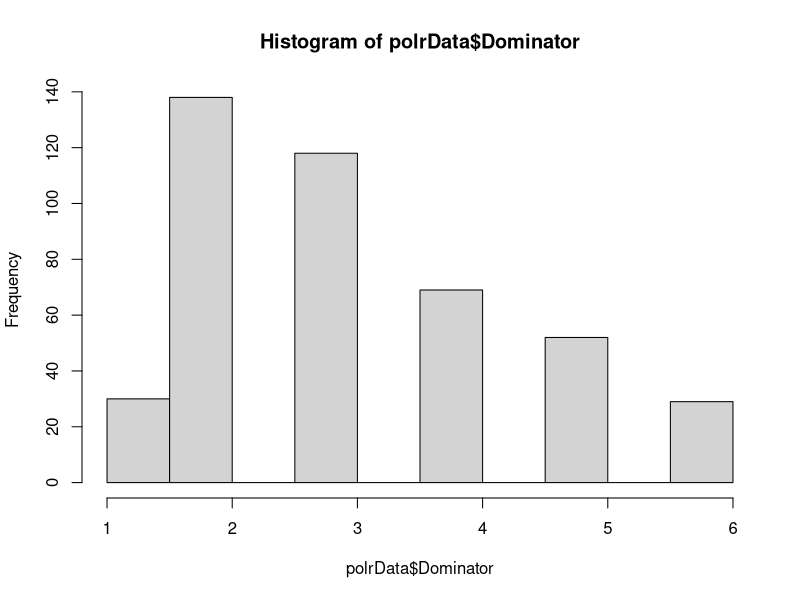
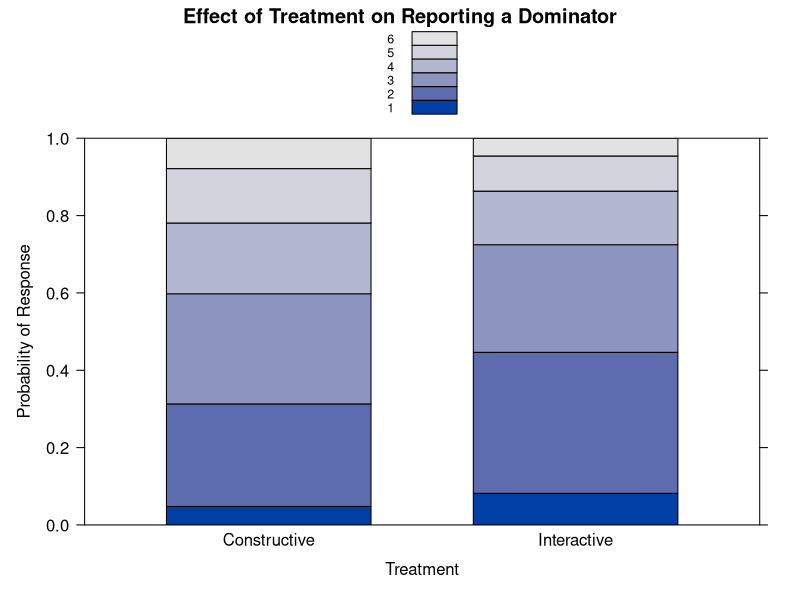
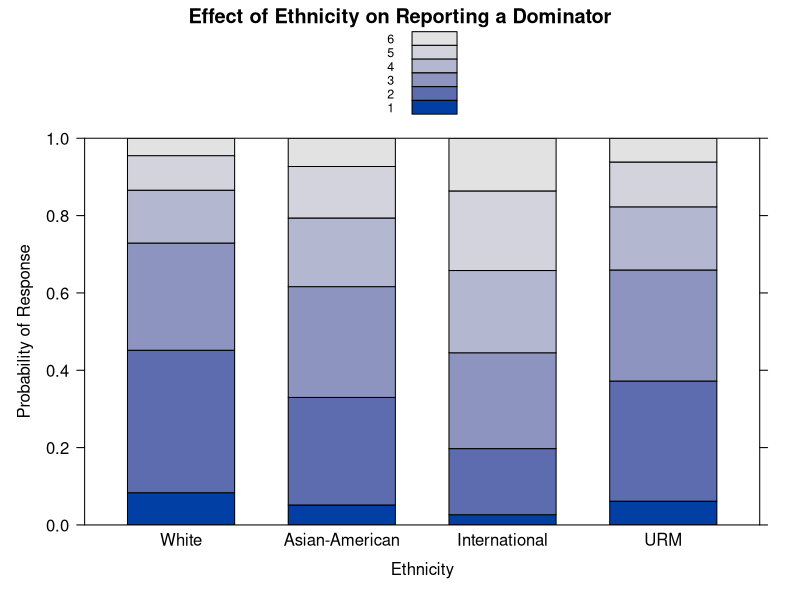
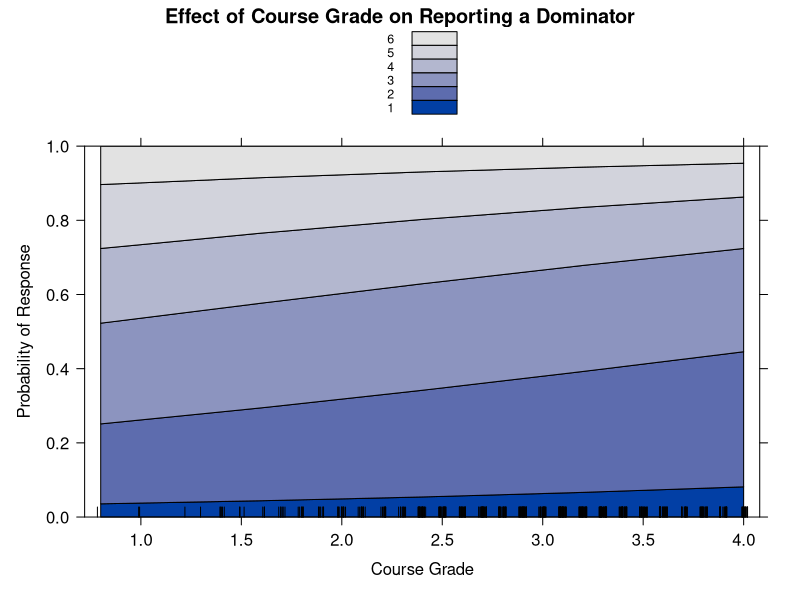

These charts were generated, in order, by the following R code:
## ---- chunk 1
knitr::opts_chunk$set(echo = TRUE)
install.packages("MASS")
install.packages("effects")
install.packages("nnet")
install.packages("Hmisc")

library(MASS)
library(effects)
library(nnet)
library(Hmisc)
library(tidyverse)
## ---- chunk 2
setwd("G:/Shared drives/CEG Two-Stage Exams Analysis/Jackson/beyond-linear-regression/BeyondLinearRegression/Proportional Odds Logistic Regression")
polrData <- read_csv("polrData.csv")
## ---- chunk 3
tibble(polrData)
## ---- chunk 4
hist(polrData$Dominator)
summary(polrData$Dominator)
## ---- chunk 5
polrData$Dominator <- factor(polrData$Dominator)
polrData$Ethnicity <- relevel(as.factor(polrData$Ethnicity), ref="White")
## ---- chunk 6
mod1 <- polr(Dominator ~ Gender + FirstGeneration + CourseGrade + Ethnicity +
             ActivityType +  
             Gender*ActivityType + FirstGeneration*ActivityType + Ethnicity*ActivityType, 
             data=polrData, Hess=T)
summary(mod1)
## ---- chunk 7
mod6 <- polr(Dominator ~  CourseGrade + Ethnicity +
             ActivityType, 
             data=polrData, Hess=T)
summary(mod6)
## ---- chunk 8
MultiNomMod <- multinom(Dominator ~ CourseGrade + Ethnicity + 
                        ActivityType,
                        data = polrData)
AIC(MultiNomMod, mod6)
## ---- chunk 9
sf <- function(y) {
  c('Y>=1' = qlogis(mean(y >= 1)),
    'Y>=2' = qlogis(mean(y >= 2)),
    'Y>=3' = qlogis(mean(y >= 3)),
    'Y>=4' = qlogis(mean(y >= 4)),
    'Y>=5' = qlogis(mean(y >= 5)),
    'Y>=6' = qlogis(mean(y >= 6)))
}

(s <- with(polrData, summary(as.numeric(Dominator) ~ CourseGrade + Ethnicity + 
                             ActivityType, fun=sf)))
## ---- chunk 10
s[, 7] <- s[, 7] - s[, 6]
s[, 6] <- s[, 6] - s[, 5]
s[, 5] <- s[, 5] - s[, 4]
s[, 4] <- s[, 4] - s[, 3] 
s[, 3] <- s[, 3] - s[, 3]
s
## ---- chunk 11
summary(mod6)
## ---- chunk 12
exp(cbind(OR = coef(mod6), confint(mod6)))
## ---- chunk 13
domEff <- Effect("ActivityType",mod6)
plot(domEff, style="stacked", ylab="Probability of Response", xlab= "Treatment", 
     main="Effect of Treatment on Reporting a Dominator")
## ---- chunk 14
EthnicitydomEff <- Effect("Ethnicity",mod6)
plot(EthnicitydomEff, style="stacked", ylab="Probability of Response", xlab= "Ethnicity", 
     main="Effect of Ethnicity on Reporting a Dominator")
## ---- chunk 15
GradedomEff <- Effect("CourseGrade",mod6)
plot(GradedomEff, style="stacked", ylab="Probability of Response", xlab= "Course Grade", 
     main="Effect of Course Grade on Reporting a Dominator")
